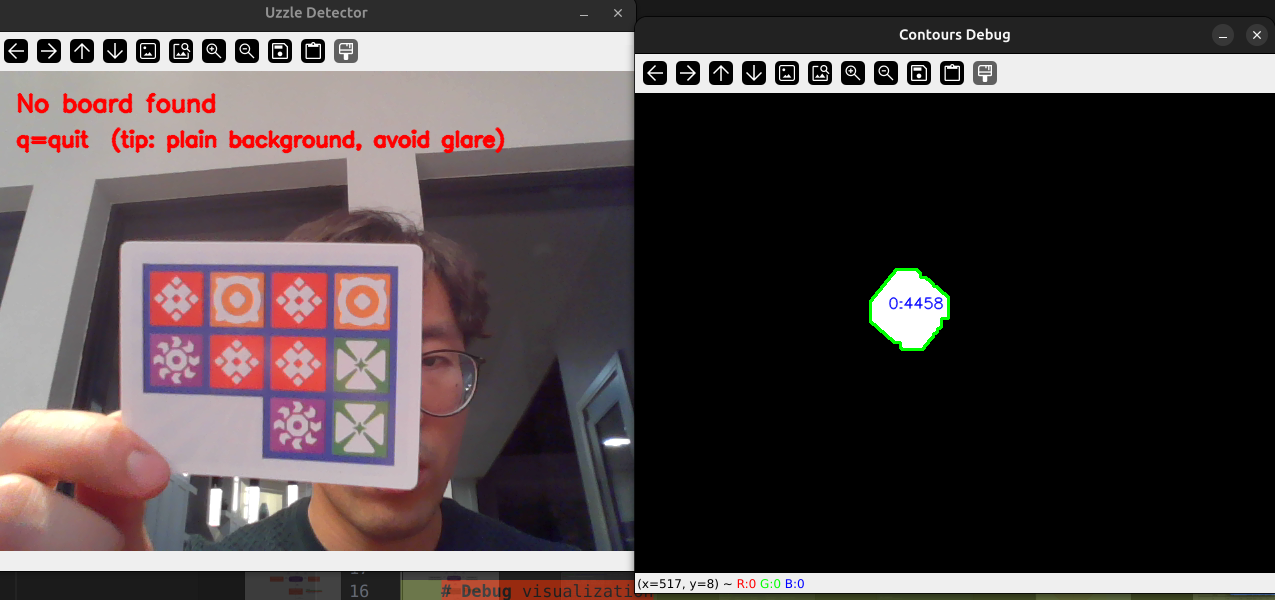
#> input picture uzzle_solver/img.png, 2550 x 1200 px, given in place of the camera (shown at 1/2 size)
$ python detect_uzzle.py
#> lines starting #> are read from the running program, lines starting #| are printed output that depends on the picture; after the words box and inside, x2 and y2 are one past the last pixel; in counts of white or black regions, pixels touching at a corner belong together
### uzzle_solver/solver.py

#!/usr/bin/env python3

from typing import List, Optional, Tuple, Dict, Set

WORD_TO_LETTER = {
    "red": "R", "orange": "O", "green": "G", "blue": "B", "purple": "P", "white": ".",
    "r": "R", "o": "O", "g": "G", "b": "B", "p": "P", ".": ".", "?": ".",
}

# Block definitions (order-insensitive)
BLOCKS = {
    1: ["RR", "PG", "BO", "OG"],
    2: ["PP", "GB", "OR", "BO"],
    3: ["GG", "RP", "PB", "OR"],
    4: ["BB", "GP", "RG", "PO"],
    5: ["OO", "RB", "BG", "PR"],
}

def _norm_pair(a: str, b: str) -> str:
    # order-insensitive pair, preserves doubles (RR)
    return "".join(sorted([a, b]))


# Precompute allowed pairs per block
block_pairs: Dict[int, Set[str]] = {
    k: {_norm_pair(p[0], p[1]) for p in pairs}
    for k, pairs in BLOCKS.items()
}

# [115 lines left out: function solve, not called in this run]

### uzzle_solver/detect_uzzle.py
#!/usr/bin/env python3
import cv2
import numpy as np
import argparse
from collections import deque, Counter
from typing import Optional, Tuple, List
from solver import solve

ROWS, COLS = 3, 4

# Warped card output size
WARP_W, WARP_H = 900, 600

# Tile hue targets in OpenCV HSV (H in 0..179)
# NOTE: purple is closer to ~160-170 for your camera/lighting, so use 165.
HUE_TARGETS = {
    "red": 0,
    "orange": 15,
    "green": 60,
    "blue": 110,
    "purple": 165,
}

LABEL_TO_SHORT = {
    "red": "R",
    "orange": "O",
    "green": "G",
    "blue": "B",
    "purple": "P",
    "white": ".",
    "unknown": "?"
}

def circular_hue_distance(h: float, target: float) -> float:
    d = abs(h - target)
    return min(d, 180 - d)

# [9 lines left out: function circular_mean_hue, not called in this run]

def order_points(pts: np.ndarray) -> np.ndarray:
    # pts: (4,2)
    rect = np.zeros((4, 2), dtype="float32")
    s = pts.sum(axis=1)
    rect[0] = pts[np.argmin(s)]  # tl
    rect[2] = pts[np.argmax(s)]  # br
    diff = np.diff(pts, axis=1)
    rect[1] = pts[np.argmin(diff)]  # tr
    rect[3] = pts[np.argmax(diff)]  # bl
    return rect

# ---------- Card detection (robust: minAreaRect + extent) ----------

def find_card_box_minarearect(frame: np.ndarray,
                              min_contour_area: int = 20000,
                              extent_min: float = 0.65,
                              ar_min: float = 1.1,
                              ar_max: float = 2.6,
                              debug: bool = False) -> Optional[np.ndarray]:
    """
    Returns 4 points (boxPoints) of the best rectangle candidate, or None.
    More robust than approxPolyDP==4 for real-world camera shots.
    """
    gray = cv2.cvtColor(frame, cv2.COLOR_BGR2GRAY)
    gray = cv2.GaussianBlur(gray, (5, 5), 0)

    edges = cv2.Canny(gray, 50, 150)
    edges = cv2.dilate(edges, None, iterations=2)

    contours, _ = cv2.findContours(edges, cv2.RETR_EXTERNAL, cv2.CHAIN_APPROX_SIMPLE)
    if not contours:
        return None

    best_box = None
    best_score = 0.0

    for cnt in contours:
        area = cv2.contourArea(cnt)
        if area < min_contour_area:
            continue

        rect = cv2.minAreaRect(cnt)
        (cx, cy), (w, h), ang = rect
        if w < 50 or h < 50:
            continue

        rect_area = w * h
        if rect_area <= 1:
            continue

        extent = float(area / rect_area)  # how well contour fills the rect
        ar = float(max(w, h) / (min(w, h) + 1e-6))

        if extent < extent_min:
            continue
        if not (ar_min <= ar <= ar_max):
            continue

        # score favors large area + filled rectangle
        score = area * extent

        if score > best_score:
            best_score = score
            box = cv2.boxPoints(rect).astype(np.float32)
            best_box = box

    if debug and best_box is not None:
        dbg = frame.copy()
        cv2.polylines(dbg, [best_box.astype(np.int32)], True, (0, 255, 0), 3)
        cv2.imshow("CardBoxDebug", dbg)

    return best_box

def warp_card(frame: np.ndarray, box4: np.ndarray, out_w=WARP_W, out_h=WARP_H) -> np.ndarray:
    rect = order_points(box4)
    dst = np.array([[0, 0], [out_w - 1, 0], [out_w - 1, out_h - 1], [0, out_h - 1]], dtype=np.float32)
    M = cv2.getPerspectiveTransform(rect, dst)
    return cv2.warpPerspective(frame, M, (out_w, out_h))

# ---------- Grid detection via blue-line morphology + projections ----------

def _peak_centers_from_projection(proj: np.ndarray, frac: float) -> List[int]:
    """
    Turn a 1D projection into peak centers by thresholding at frac*max and grouping.
    """
    if proj.size == 0:
        return []
    th = float(proj.max()) * float(frac)
    idx = np.where(proj > th)[0]
    if len(idx) == 0:
        return []

    groups = []
    start = idx[0]
    prev = idx[0]
    for i in idx[1:]:
        if i == prev + 1:
            prev = i
        else:
            groups.append((start, prev))
            start = i
            prev = i
    groups.append((start, prev))
    centers = [(a + b) // 2 for a, b in groups]
    return centers

def find_grid_boundaries_from_blue(warped_bgr: np.ndarray,
                                   debug: bool = False) -> Optional[Tuple[List[int], List[int], np.ndarray]]:
    """
    Uses the blue grid lines to find grid boundaries.
    Returns (xs, ys, warped_inner) where:
      xs length 5 (4 cols -> 5 boundaries), ys length 4 (3 rows -> 4 boundaries)
    """
    H, W = warped_bgr.shape[:2]

    # Crop a little to reduce card outer border influence
    mx = int(W * 0.03)
    my = int(H * 0.03)
    warped_inner = warped_bgr[my:H - my, mx:W - mx].copy()

    hsv = cv2.cvtColor(warped_inner, cv2.COLOR_BGR2HSV)
    Hc, Sc, Vc = cv2.split(hsv)

    # Blue mask for grid lines/border (tuned for your screenshot)
    blue_mask = ((Hc >= 95) & (Hc <= 135) & (Sc > 60) & (Vc > 40)).astype(np.uint8) * 255
    blue_mask = cv2.morphologyEx(blue_mask, cv2.MORPH_OPEN, np.ones((3, 3), np.uint8), iterations=1)
    blue_mask = cv2.morphologyEx(blue_mask, cv2.MORPH_CLOSE, np.ones((5, 5), np.uint8), iterations=1)

    # Extract vertical lines
    v_kernel = cv2.getStructuringElement(cv2.MORPH_RECT, (1, max(25, warped_inner.shape[0] // 12)))
    v_lines = cv2.erode(blue_mask, v_kernel, iterations=1)
    v_lines = cv2.dilate(v_lines, v_kernel, iterations=1)

    # Extract horizontal lines
    h_kernel = cv2.getStructuringElement(cv2.MORPH_RECT, (max(25, warped_inner.shape[1] // 12), 1))
    h_lines = cv2.erode(blue_mask, h_kernel, iterations=1)
    h_lines = cv2.dilate(h_lines, h_kernel, iterations=1)

    v_proj = v_lines.sum(axis=0).astype(np.float32)
    h_proj = h_lines.sum(axis=1).astype(np.float32)

    xs = _peak_centers_from_projection(v_proj, frac=0.35)
    ys = _peak_centers_from_projection(h_proj, frac=0.35)

    # We expect 5 vertical boundaries and 4 horizontal boundaries.
    # If too many, keep the most evenly spaced 5/4 by sorting and downsampling.
    def downsample(vals: List[int], n: int) -> Optional[List[int]]:
        if len(vals) < n:
            return None
        vals = sorted(vals)
        if len(vals) == n:
            return vals
        idxs = [int(round(i * (len(vals) - 1) / (n - 1))) for i in range(n)]
        out = [vals[i] for i in idxs]
        # ensure strictly increasing
        for i in range(1, len(out)):
            if out[i] <= out[i - 1]:
                out[i] = out[i - 1] + 1
        return out

    xs = downsample(xs, 5)
    ys = downsample(ys, 4)
    if xs is None or ys is None:
        if debug:
            cv2.imshow("BlueMask", blue_mask)
            cv2.imshow("VLines", v_lines)
            cv2.imshow("HLines", h_lines)
        return None

    if debug:
        dbg = warped_inner.copy()
        for x in xs:
            cv2.line(dbg, (x, 0), (x, dbg.shape[0] - 1), (0, 255, 0), 2)
        for y in ys:
            cv2.line(dbg, (0, y), (dbg.shape[1] - 1, y), (0, 255, 0), 2)
        cv2.imshow("WarpedInner+GridLines", dbg)
        cv2.imshow("BlueMask", blue_mask)

    return xs, ys, warped_inner

# ---------- Cell color classification (ignore icon by using only saturated pixels) ----------

# [39 lines left out: functions classify_cell, mode_label, not called in this run]

def format_grid(labels: List[List[str]]) -> str:
    return " | ".join(" ".join(LABEL_TO_SHORT.get(labels[r][c], "?") for c in range(COLS)) for r in range(ROWS))

# ---------- Main loop ----------

def main():
    ap = argparse.ArgumentParser()
    ap.add_argument("--camera", type=int, default=0)
    ap.add_argument("--debug", action="store_true", help="show debug windows")
    ap.add_argument("--smooth", type=int, default=5, help="frames of smoothing per cell")
    args = ap.parse_args()

    cap = cv2.VideoCapture(args.camera)
    if not cap.isOpened():
        raise RuntimeError(f"Could not open camera index {args.camera}. Try --camera 1")

    debug = bool(args.debug)
    smooth_n = max(1, int(args.smooth))
    hist = [[deque(maxlen=smooth_n) for _ in range(COLS)] for _ in range(ROWS)]

    frozen = False
    frozen_overlay = None
    freeze_cooldown = 0  # frames to wait before allowing freeze again

    def react_to_keys() -> bool:
        """Return False to quit, True to continue."""
        nonlocal frozen, frozen_overlay, debug, freeze_cooldown
        key = cv2.waitKey(1) & 0xFF
        if key == ord("q"):
            return False
        if key == ord("r"):
            frozen = False
            frozen_overlay = None
            freeze_cooldown = 10  # wait 30 frames before allowing freeze again
            return True
        if key == ord("d"):
            debug = not debug
            if not debug:
                for win in ["CardBoxDebug", "WarpedInner+GridLines", "BlueMask", "WarpedInner+Labels"]:
                    try:
                        cv2.destroyWindow(win)
                    except:
                        pass
        return True

    while True:
        # If frozen, just display the frozen overlay and wait for input
        if frozen:
            if not react_to_keys():
                break
            continue

        # Decrement cooldown
        if freeze_cooldown > 0:
            freeze_cooldown -= 1

        ok, frame = cap.read()
#> frame is the input picture: shape (1200, 2550, 3); mean B, G, R 70.5, 69.6, 78.9
        if not ok:
            break

        overlay = frame.copy()
        labels = [["?" for _ in range(COLS)] for _ in range(ROWS)]

        # 1) find card
        box = find_card_box_minarearect(frame, debug=False)
#> in find_card_box_minarearect, `edges = cv2.dilate(edges, None, iterations=2)`:
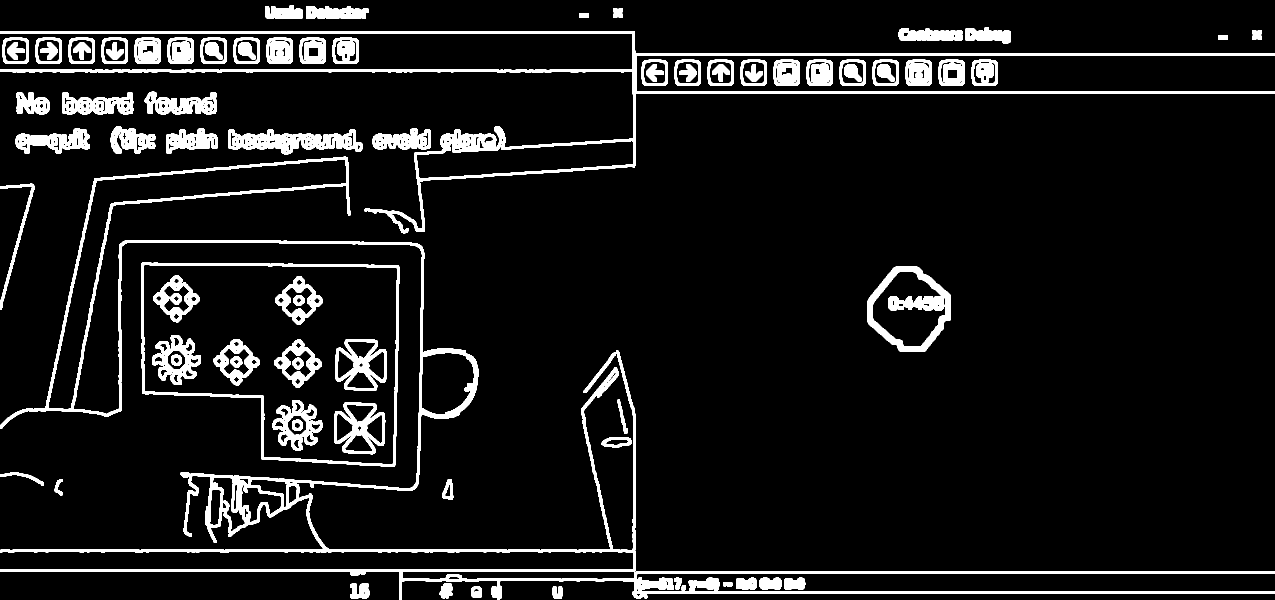
#> edges: shape (1200, 2550) (shown at 1/2 size); 8.2% white; 89 white regions
#> in find_card_box_minarearect, `contours, _ = cv2.findContours(edges, cv2.RETR_EXTERNAL, cv2.CHAIN_APP..`: contours = 59 contours; largest, box (x1, y1, x2, y2) and area: (283, 524, 799, 934) 171456, (0, 313, 2550, 1200) 126535, (0, 62, 2550, 467) 52136, (1735, 533, 1902, 704) 20901, (456, 258, 726, 309) 7766
#> the loop in find_card_box_minarearect, `for cnt in contours:` made 59 passes
#> (area, cx, cy, w, h, ang, rect_area, extent) on pass 18: (171456.5, 537.8, 727.7, 403.7, 515.6, -89.14, 208137.7, 0.824)
#> after the loop in find_card_box_minarearect, `for cnt in contours:`: best_score = 141239.8
#> box = [[792.5, 933.4], [277, 925.7], [283.1, 522], [798.6, 529.7]]
        if box is not None:
            cv2.polylines(overlay, [box.astype(np.int32)], True, (0, 255, 0), 2)
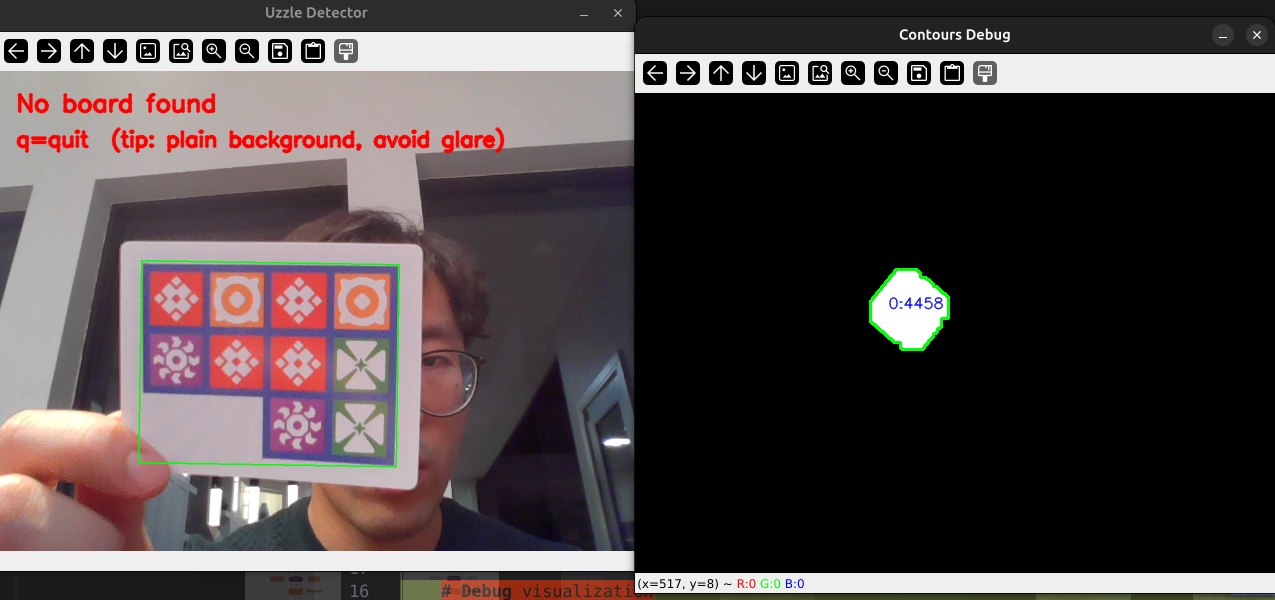
#> overlay: shape (1200, 2550, 3) (shown at 1/2 size); 0.18% of pixels changed, all inside (x1, y1, x2, y2) = (276, 520, 800, 935)

            # 2) warp
            warped = warp_card(frame, box)
#> in order_points, `s = pts.sum(axis=1)`: s = [1725.9, 1202.7, 805, 1328.2]
#> in order_points, `diff = np.diff(pts, axis=1)`: diff = [140.8, 648.6, 238.9, -268.9]
#> in warp_card, `rect = order_points(box4)`: rect = [[283.1, 522], [798.6, 529.7], [792.5, 933.4], [277, 925.7]]
#> in warp_card, `dst = np.array([[0, 0], [out_w - 1, 0], [out_w - 1, out_h - 1], [0, ou..`: dst = [[0, 0], [899, 0], [899, 599], [0, 599]]
#> in warp_card, `M = cv2.getPerspectiveTransform(rect, dst)`: M = [[1.74, 0.026, -507.1], [-0.0221, 1.48, -768.1], [-5.47e-19, -3.21e-19, 1]]

            # 3) grid boundaries from blue
            grid = find_grid_boundaries_from_blue(warped, debug=debug)
#> in find_grid_boundaries_from_blue, `h_lines = cv2.dilate(h_lines, h_kernel, iterations=1)`:
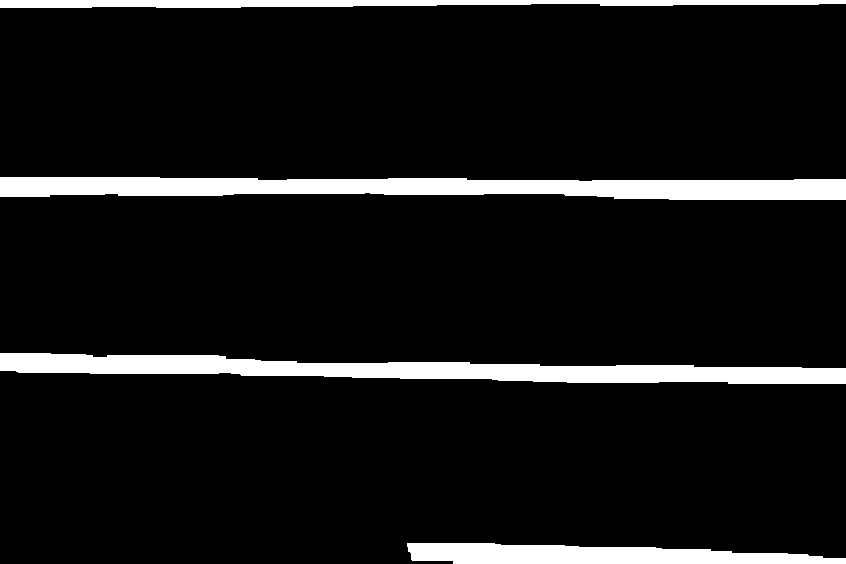
#> h_lines: shape (564, 846); 8.6% white; 4 white regions, box (x1, y1, x2, y2) and area: (0, 177, 846, 200) 14792, (0, 353, 846, 384) 14278, (407, 543, 846, 564) 6745, (0, 0, 846, 8) 5174
#> in find_grid_boundaries_from_blue, `v_proj = v_lines.sum(axis=0).astype(np.float32)`: v_proj = 846 values, max 140760 at index 642, min 0 at index 8, mean 8052.4
#> in find_grid_boundaries_from_blue, `h_proj = h_lines.sum(axis=1).astype(np.float32)`: h_proj = 564 values, max 215730 at index 0, min 0 at index 8, mean 18532.3
#> in _peak_centers_from_projection, `th = float(proj.max()) * float(frac)`: th = 49266
#> in _peak_centers_from_projection, `idx = np.where(proj > th)[0]`: idx = 64 values from 0 to 647
#> in _peak_centers_from_projection, `start = idx[0]`: start = 0
#> the loop in _peak_centers_from_projection, `for i in idx[1:]:` made 63 passes
#> (i, start, prev) on passes 6, 21, 41: (197, 197, 197), (408, 408, 408), (625, 625, 625)
#> after the loop in _peak_centers_from_projection, `for i in idx[1:]:`: groups = [(0, 5), (197, 211), (408, 427)]
#> in _peak_centers_from_projection, `centers = [(a + b) // 2 for a, b in groups]`: centers = [2, 204, 417, 636]
#> the loop in _peak_centers_from_projection (call 2), `for i in idx[1:]:` made 61 passes
#> (i, start, prev) on passes 7, 26, 47: (178, 178, 178), (361, 361, 361), (549, 549, 549)
#> in find_grid_boundaries_from_blue, `ys = _peak_centers_from_projection(h_proj, frac=0.35)`: ys = [3, 187, 371, 556]
            if grid is not None:
                xs, ys, warped_inner = grid

                # 4) classify each cell
                for r in range(ROWS):
                    for c in range(COLS):
                        x0, x1 = xs[c], xs[c + 1]
                        y0, y1 = ys[r], ys[r + 1]

                        # Inset to avoid blue grid lines and borders
                        ix = int((x1 - x0) * 0.22)
                        iy = int((y1 - y0) * 0.22)
                        x0i, x1i = x0 + ix, x1 - ix
                        y0i, y1i = y0 + iy, y1 - iy
                        if x1i <= x0i or y1i <= y0i:
                            continue

                        patch = warped_inner[y0i:y1i, x0i:x1i]
                        lbl, conf = classify_cell(patch)

                        # optional: if confidence super low, mark unknown
                        if lbl != "white" and conf < 0.25:
                            lbl = "unknown"

                        hist[r][c].append(lbl)
                        labels[r][c] = mode_label(hist[r][c])

                # nice debug overlay on warped
                if debug:
                    dbg = warped_inner.copy()
                    for r in range(ROWS):
                        for c in range(COLS):
                            x0, x1 = xs[c], xs[c + 1]
                            y0, y1 = ys[r], ys[r + 1]
                            cv2.rectangle(dbg, (x0, y0), (x1, y1), (255, 255, 255), 1)
                            cv2.putText(dbg, LABEL_TO_SHORT.get(labels[r][c], "?"),
                                        (x0 + 10, y0 + 28),
                                        cv2.FONT_HERSHEY_SIMPLEX, 0.9, (0, 0, 0), 2, cv2.LINE_AA)
                    cv2.imshow("WarpedInner+Labels", dbg)

        # UI text
        grid_str = format_grid(labels)
        found = ("?" not in grid_str)
        cv2.putText(overlay,
                    grid_str if found else "No checkerboard found",
                    (20, 40),
                    cv2.FONT_HERSHEY_SIMPLEX,
                    0.9,
                    (0, 255, 0) if found else (0, 0, 255),
                    2,
                    cv2.LINE_AA)
        if found:
            #TODO Remember to remove
            print(f'Rico: found checker board')

            # Check if there are exactly 2 white/empty boxes
            white_count = sum(1 for r in range(ROWS) for c in range(COLS) if labels[r][c] == "white")
            if white_count != 2:
                found = False  # Invalid configuration
                cv2.putText(overlay,
                            f"Invalid: {white_count} empty boxes (need 2)",
                            (20, 120),
                            cv2.FONT_HERSHEY_SIMPLEX,
                            0.8,
                            (0, 0, 255),
                            2,
                            cv2.LINE_AA)

            assignment = solve(labels=labels) if found else None
            if assignment is not None and freeze_cooldown == 0:
                #TODO Remember to remove
                print(f'Rico: found assignment')
                for r in range(ROWS):
                    for c in range(COLS):
                        val = assignment[r][c]
                        cv2.putText(overlay,
                                    str(val),
                                    (50 + c * 100, 100 + r * 100),
                                    cv2.FONT_HERSHEY_SIMPLEX,
                                    1.5,
                                    (255, 0, 0),
                                    3,
                                    cv2.LINE_AA)
                # Freeze after drawing the solution
                frozen = True
                frozen_overlay = overlay.copy()
                cv2.imshow("Uzzle Detector", frozen_overlay)
                continue

        cv2.putText(overlay, "q=quit  d=debug on/off  r=resume", (20, 80),
                    cv2.FONT_HERSHEY_SIMPLEX, 0.8, (0, 0, 255), 2, cv2.LINE_AA)
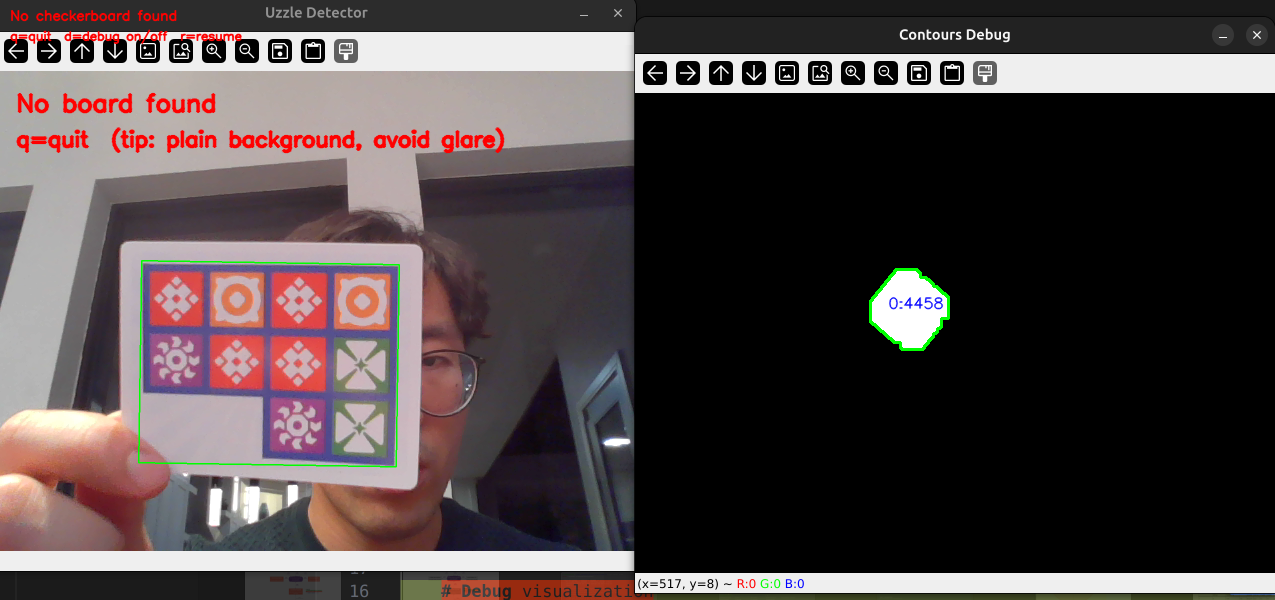
#> overlay: shape (1200, 2550, 3) (shown at 1/2 size); mean B, G, R 69.9, 69.5, 78.8

        cv2.imshow("Uzzle Detector", overlay)

        if not react_to_keys():
#> (key q is pressed here)
            break

    cap.release()
    cv2.destroyAllWindows()

if __name__ == "__main__":
    main()
